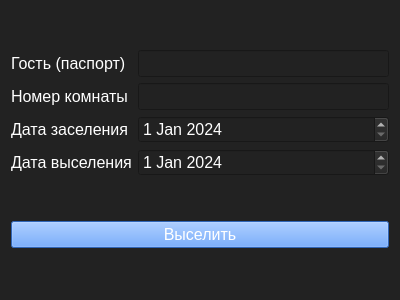
<?xml version="1.0" encoding="UTF-8"?>
<ui version="4.0">
 <class>DepartForm</class>
 <widget class="QWidget" name="DepartForm">
  <property name="geometry">
   <rect>
    <x>0</x>
    <y>0</y>
    <width>400</width>
    <height>300</height>
   </rect>
  </property>
  <property name="windowTitle">
   <string>Form</string>
  </property>
  <property name="styleSheet">
   <string notr="true">background-color: rgb(34, 34, 34);
color: rgb(255, 255, 255);</string>
  </property>
  <layout class="QVBoxLayout" name="verticalLayout">
   <item>
    <layout class="QGridLayout" name="gridLayout">
     <item row="1" column="0">
      <widget class="QLabel" name="label">
       <property name="font">
        <font>
         <pointsize>12</pointsize>
        </font>
       </property>
       <property name="text">
        <string>Гость (паспорт)</string>
       </property>
      </widget>
     </item>
     <item row="3" column="0">
      <widget class="QLabel" name="label_2">
       <property name="font">
        <font>
         <pointsize>12</pointsize>
        </font>
       </property>
       <property name="text">
        <string>Номер комнаты</string>
       </property>
      </widget>
     </item>
     <item row="3" column="1">
      <widget class="QLineEdit" name="roomId">
       <property name="font">
        <font>
         <pointsize>12</pointsize>
        </font>
       </property>
       <property name="maxLength">
        <number>4</number>
       </property>
      </widget>
     </item>
     <item row="4" column="0">
      <widget class="QLabel" name="label_3">
       <property name="font">
        <font>
         <pointsize>12</pointsize>
        </font>
       </property>
       <property name="text">
        <string>Дата заселения</string>
       </property>
      </widget>
     </item>
     <item row="1" column="1">
      <widget class="QLineEdit" name="passport">
       <property name="font">
        <font>
         <pointsize>12</pointsize>
        </font>
       </property>
       <property name="maxLength">
        <number>11</number>
       </property>
      </widget>
     </item>
     <item row="5" column="0">
      <widget class="QLabel" name="label_4">
       <property name="font">
        <font>
         <pointsize>12</pointsize>
        </font>
       </property>
       <property name="text">
        <string>Дата выселения</string>
       </property>
      </widget>
     </item>
     <item row="4" column="1">
      <widget class="QDateEdit" name="dateMoveIn">
       <property name="font">
        <font>
         <pointsize>12</pointsize>
        </font>
       </property>
       <property name="maximumDate">
        <date>
         <year>2030</year>
         <month>12</month>
         <day>31</day>
        </date>
       </property>
       <property name="minimumDate">
        <date>
         <year>2024</year>
         <month>1</month>
         <day>1</day>
        </date>
       </property>
       <property name="date">
        <date>
         <year>2024</year>
         <month>1</month>
         <day>1</day>
        </date>
       </property>
      </widget>
     </item>
     <item row="5" column="1">
      <widget class="QDateEdit" name="dateDepart">
       <property name="font">
        <font>
         <pointsize>12</pointsize>
        </font>
       </property>
       <property name="maximumDate">
        <date>
         <year>2030</year>
         <month>12</month>
         <day>31</day>
        </date>
       </property>
       <property name="minimumDate">
        <date>
         <year>2024</year>
         <month>1</month>
         <day>1</day>
        </date>
       </property>
       <property name="date">
        <date>
         <year>2024</year>
         <month>1</month>
         <day>1</day>
        </date>
       </property>
      </widget>
     </item>
    </layout>
   </item>
   <item>
    <widget class="QPushButton" name="pushButton">
     <property name="font">
      <font>
       <pointsize>12</pointsize>
      </font>
     </property>
     <property name="styleSheet">
      <string notr="true">background-color: rgb(67, 142, 255);</string>
     </property>
     <property name="text">
      <string>Выселить</string>
     </property>
    </widget>
   </item>
  </layout>
 </widget>
 <resources/>
 <connections/>
</ui>
